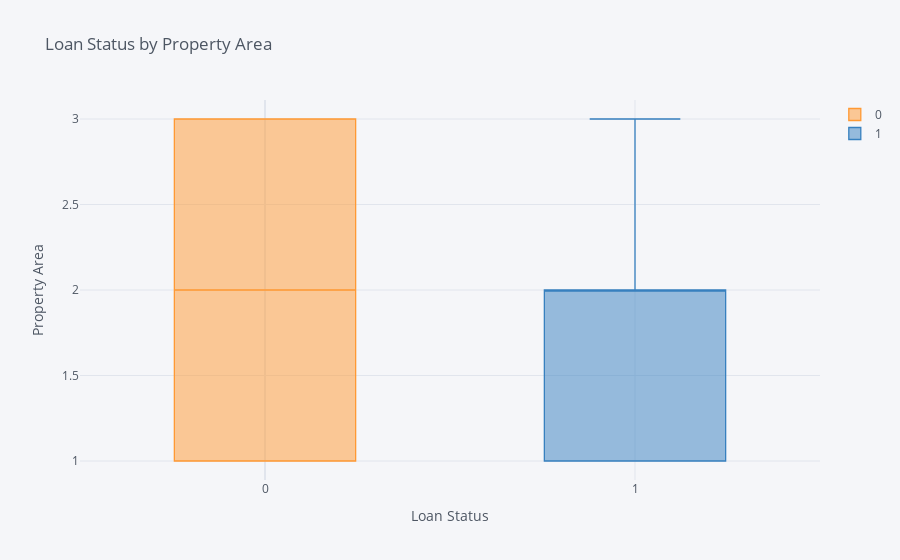

Notebook cell for this chart:
### Code cell
data2.pivot(columns='Loan_Status', 
            values='Property_Area').iplot(kind='box', 
                                      xTitle='Loan Status',
                                      yTitle='Property Area', 
                                      title='Loan Status by Property Area')

### Figure 1 — Plotly figure (JSON) as saved in the notebook; plotly's stock layout.template omitted (floating-point values rounded to 4 significant figures; data arrays with more than 128 entries replaced by an {"elided": "..."} marker saying what was removed)
{"data": [{"boxpoints": false, "line": {"width": 1.3}, "marker": {"color": "rgba(255, 153, 51, 1.0)"}, "name": "0", "orientation": "v", "type": "box", "y": {"elided": "261 int values"}}, {"boxpoints": false, "line": {"width": 1.3}, "marker": {"color": "rgba(55, 128, 191, 1.0)"}, "name": "1", "orientation": "v", "type": "box", "y": {"elided": "261 int values"}}], "layout": {"legend": {"bgcolor": "#F5F6F9", "font": {"color": "#4D5663"}}, "paper_bgcolor": "#F5F6F9", "plot_bgcolor": "#F5F6F9", "title": {"font": {"color": "#4D5663"}, "text": "Loan Status by Property Area"}, "xaxis": {"gridcolor": "#E1E5ED", "showgrid": true, "tickfont": {"color": "#4D5663"}, "title": {"font": {"color": "#4D5663"}, "text": "Loan Status"}, "zerolinecolor": "#E1E5ED"}, "yaxis": {"gridcolor": "#E1E5ED", "showgrid": true, "tickfont": {"color": "#4D5663"}, "title": {"font": {"color": "#4D5663"}, "text": "Property Area"}, "zerolinecolor": "#E1E5ED"}}}
